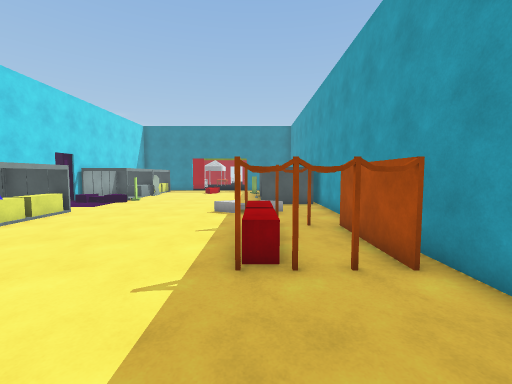
view 1 (above)

24 first-person views from a walk through a Unity game level. The camera is 1.2 m above the floor, tilts 4° down and sees 90° across. The floor is counted in squares, 1 m on a side. Each view is taken from the middle of a square. On the plan, view 1 faces up. The plan holds only what a view shows up to about 12 squares ahead; the rest is blank. The place goes on beyond the plan. The player character is not drawn. Surface patterns are stand-ins for the level's own textures.

view 2
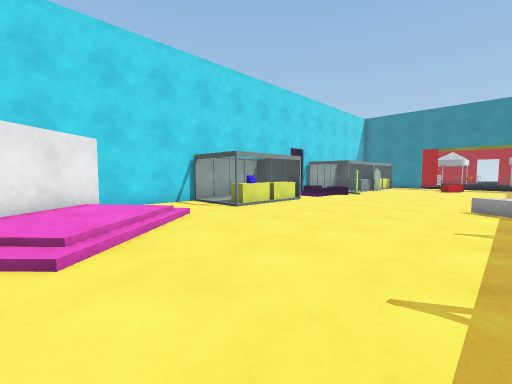

view 3
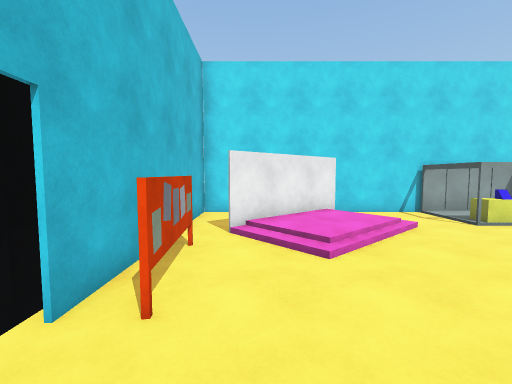

view 4
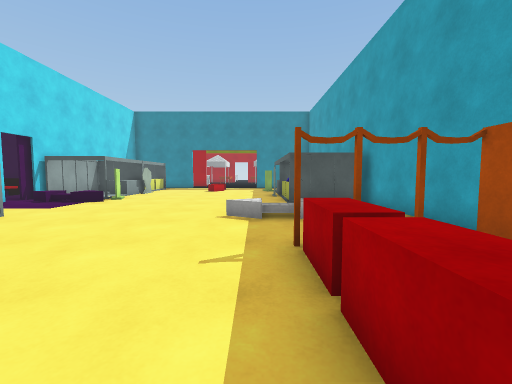

view 5
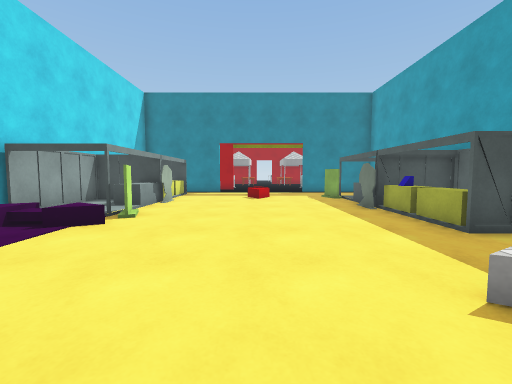

view 6
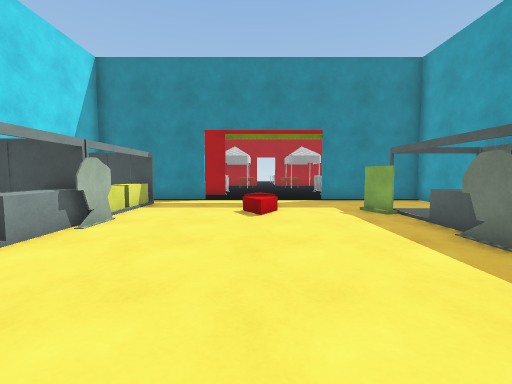

view 7
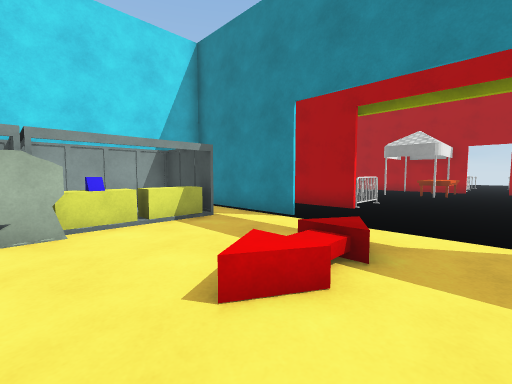

view 8
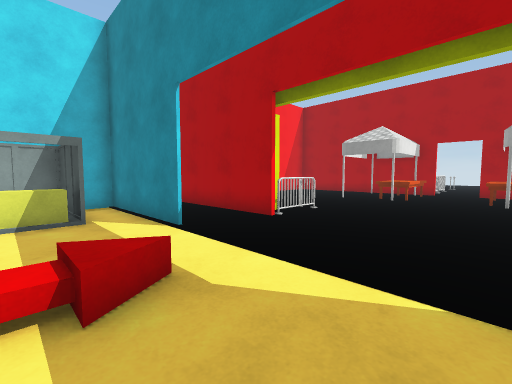

view 9
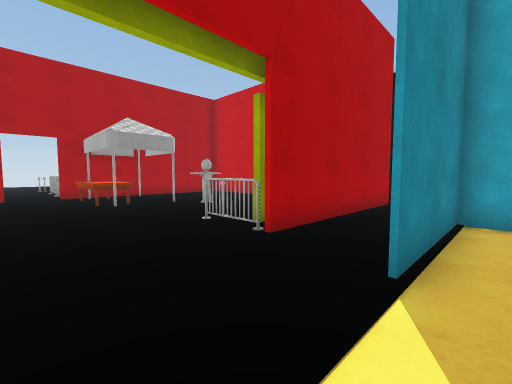

view 10
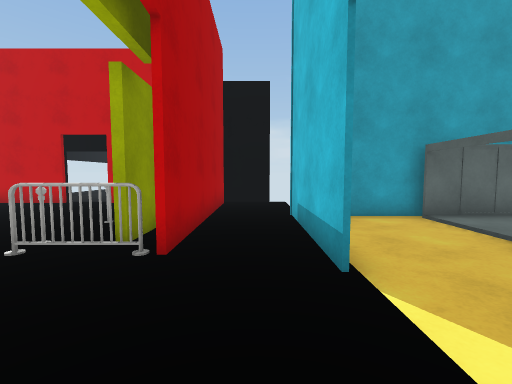

view 11
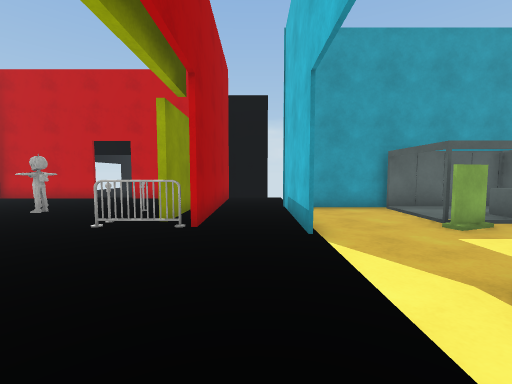

view 12
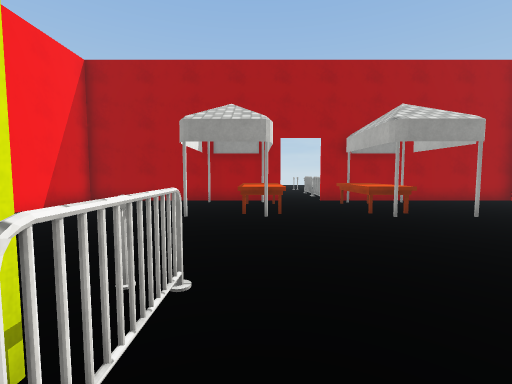

view 13
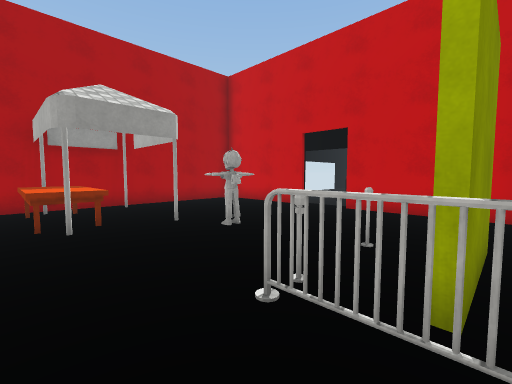

view 14
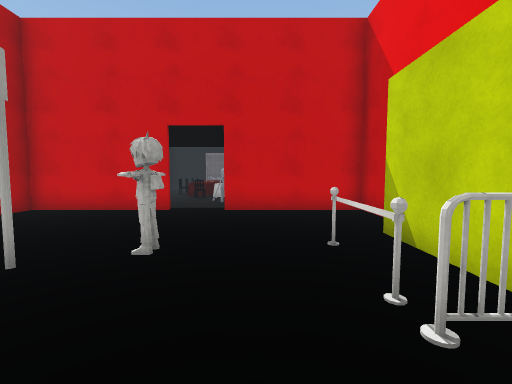

view 15
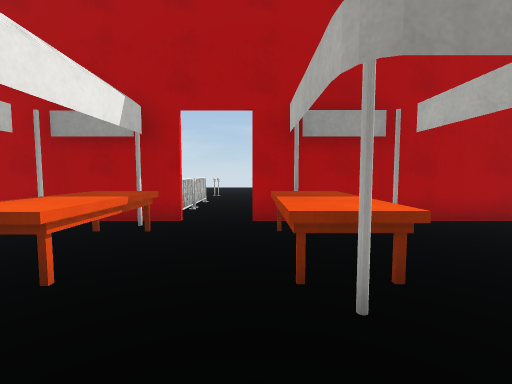

view 16
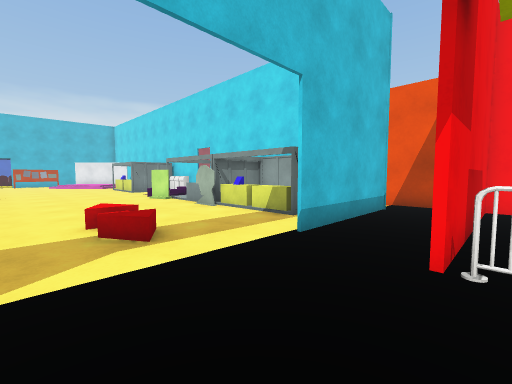

view 17
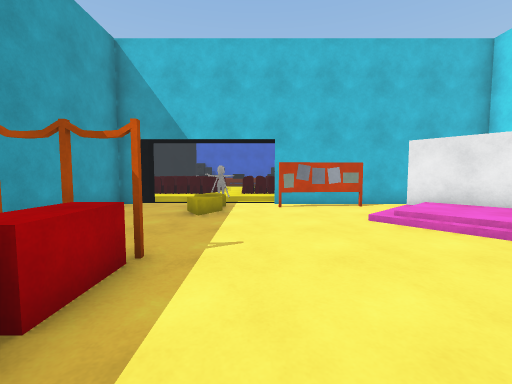

view 18
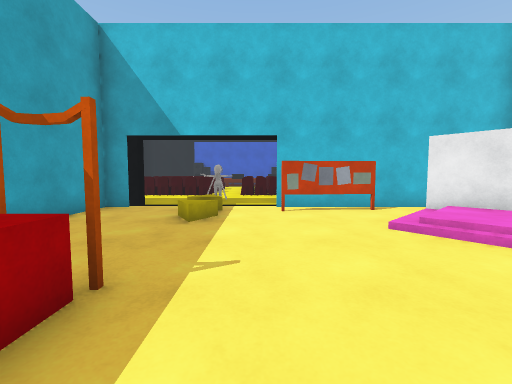

view 19
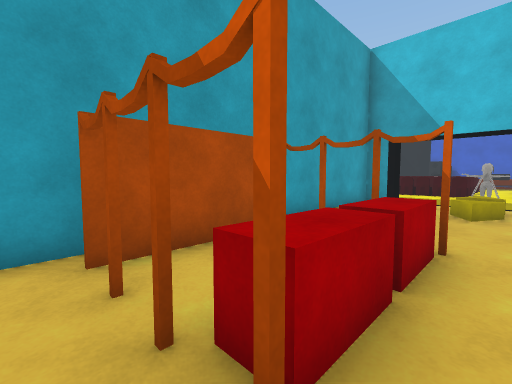

view 20
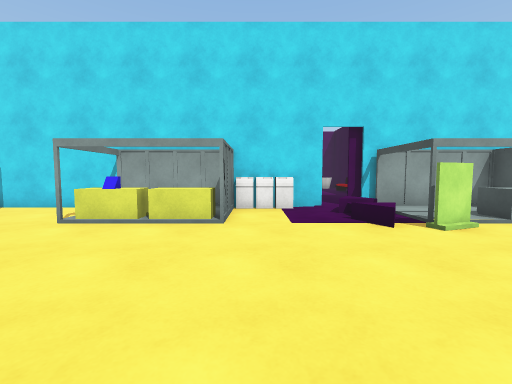

view 21
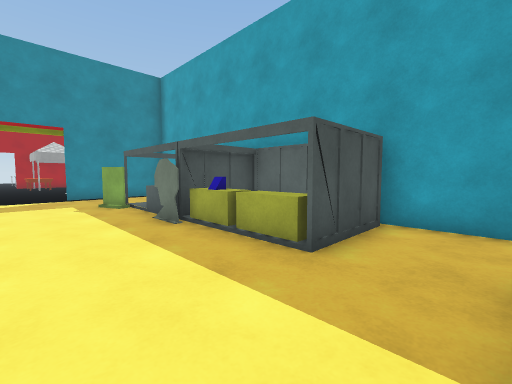

view 22
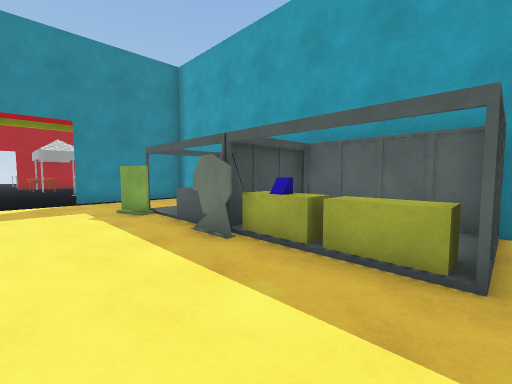

view 23
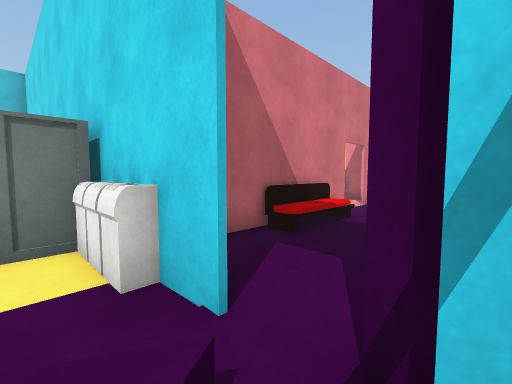

view 24
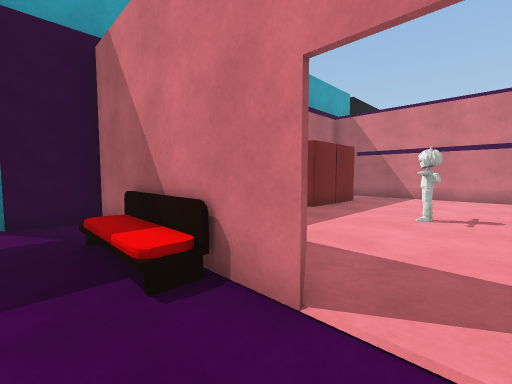

### Floor plan
Key: @ floor where view 1 was taken; # wall or solid block; x gap in a wall; . main floor; : floor 0.25 m higher than the main floor; + floor 0.5 m higher than the main floor; / step, stairs or slope; = window, fence, low wall or low ledge; ^ raised ledge; O other object.
Columns run from 21 left of view 1 to 8 right of it. Each row starts with its distance up from view 1.
 45                  ..
 44                  O.
 43                  O.
 42                  O.
 41                  O.
 40                 #O.         #
 39         #########.. #########
 38         #  .....OO..O.......#
 37         #  .....OO..O.......#
 36         #  .....OO..O.......##
 35            ...#.............x.
 34            ...........##......
 33            .................x
 32             ................#
 31               =.......#=....#
 30               .O.....O......#
 29         #......O.....O......#
 28         ########.....########
 27         #...................#
 26         #.#####......####...#
 25           #.............##
 24           ###..../.......#
 23           # ^..../.......#
 22           # ^..../...#::##
 21           # ^#........::#
 20           ##^#........^ #
 19           #:^^.......#  #
 18           #:^........#^##
 17           #::.........^ #
 16           #..#........^ #
 15        ..../+/........^:##
 14   ........#...........####
 13   ...///..#..............#
 12 ##::#######..............#
 11 # ::      ###.......OO...#
 10   ::::    # ^............#
  9   ::::    # ^............#
  8   :::::   #:^=.......^xx##
  7   :##::   #..........^..#
  6   :  ::#  #..........^..#
  5   :::::#  #../.......^..##
  4   :::::#  #//:/......#x..#
  3   :::::#  ##:://.........#
  2   :::::    ##:://........#
  1   #####     ##://........#
  0              ##/..../@...#
 -1               #.###../...#
 -2              ####..../...#
 -3           ###   ##x.   .##
 -4                   ..#  ..
 -5                     #

Where each view was taken, in squares from view 1:
view 1: 0 up, 0 right, facing up
view 2: 1 up, 1 left, facing up-left
view 3: 0 up, 0 right, facing left
view 4: 4 up, 1 left, facing up
view 5: 9 up, 4 left, facing up
view 6: 14 up, 4 left, facing up
view 7: 20 up, 2 left, facing up-left
view 8: 23 up, 1 left, facing up-left
view 9: 25 up, 4 left, facing up-right
view 10: 27 up, 4 left, facing right
view 11: 27 up, 6 left, facing right
view 12: 28 up, 5 left, facing up
view 13: 29 up, 2 left, facing up-right
view 14: 32 up, 2 left, facing right
view 15: 33 up, 2 left, facing up
view 16: 29 up, 2 left, facing down-left
view 17: 8 up, 2 left, facing down
view 18: 7 up, 2 left, facing down
view 19: 9 up, 1 left, facing down-right
view 20: 12 up, 2 left, facing left
view 21: 12 up, 3 left, facing up-right
view 22: 14 up, 3 left, facing up-right
view 23: 16 up, 10 left, facing down-left
view 24: 14 up, 19 left, facing down-right
